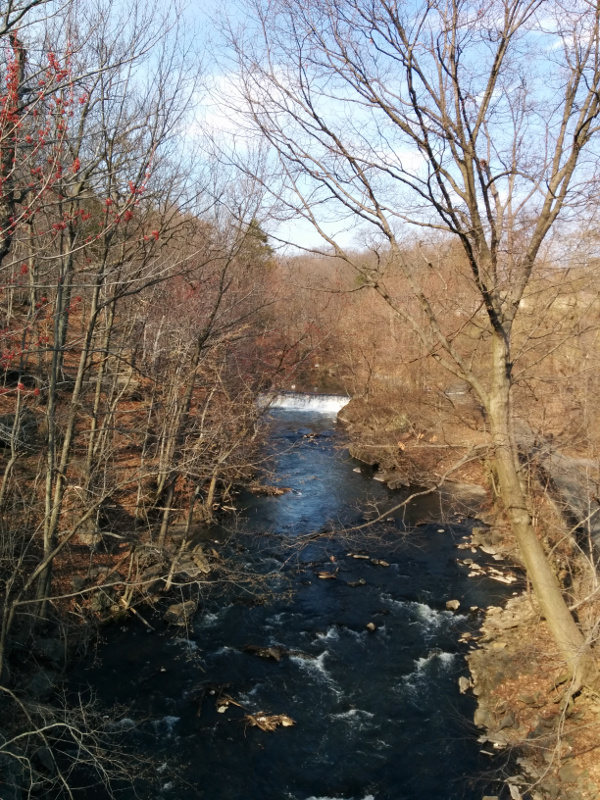
#> input picture Chapter6/img/tree.jpg, 600 x 800 px
$ jupyter execute image_quant.ipynb   (older library calls are emulated)
#> lines starting #> are read from the running program, lines starting #| are printed output that depends on the picture
[cell 1]
import numpy as np
import matplotlib.pyplot as plt
from sklearn.cluster import KMeans
from sklearn.utils import shuffle
import mahotas as mh

[cell 2]
original_img = np.array(mh.imread('img/tree.jpg'), dtype=np.float64) / 255
width, height, depth = original_img.shape
#> width = 800; height = 600; depth = 3
image_flattened = np.reshape(original_img, (width * height, depth))

[cell 3]
image_array_sample = shuffle(image_flattened, random_state=0)[:1000]
#> image_array_sample = 1000 rows, first 8: [0.502, 0.412, 0.286], [0.725, 0.769, 0.839], [0.0431, 0.0941, 0.118], [0.741, 0.725, 0.682], [0.412, 0.294, 0.145], [0.302, 0.243, 0.153], [0.702, 0.557, 0.443], [0.345, 0.271, 0.216]
estimator = KMeans(n_clusters=64, random_state=0)
estimator.fit(image_array_sample)

[cell 4]
cluster_assignments = estimator.predict(image_flattened)

[cell 5]
compressed_palette = estimator.cluster_centers_
compressed_img = np.zeros((width, height, compressed_palette.shape[1]))
label_idx = 0
for i in range(width):
    for j in range(height):
        compressed_img[i][j] = compressed_palette[cluster_assignments[label_idx]]
        label_idx += 1
#> after the loop, label_idx = 480000

[cell 6]
plt.subplot(121)
plt.title('Original Image')
plt.imshow(original_img)
plt.axis('off')
plt.subplot(122)
plt.title('Compressed Image')
plt.imshow(compressed_img)
plt.axis('off')
plt.show()
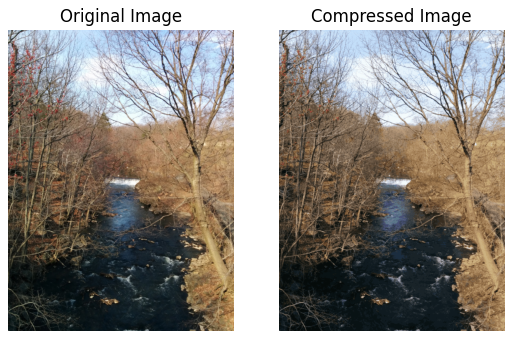
#> figure drawn by matplotlib, 2 panels


$ run again, with Chapter6/img/me.jpg copied over Chapter6/img/tree.jpg
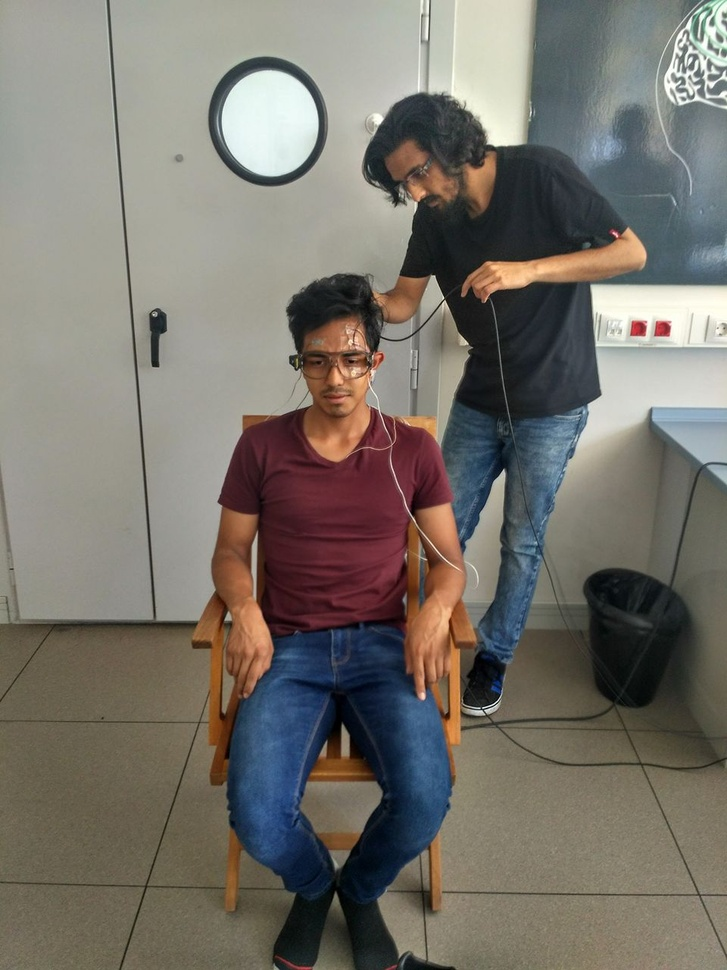
#> input picture Chapter6/img/me.jpg, 727 x 970 px, shrunk from 960 x 1280 before the run
#> image_array_sample = 1000 rows, first 8: [0.0627, 0.0824, 0.0667], [0.557, 0.627, 0.675], [0.243, 0.102, 0.0471], [0.42, 0.388, 0.314], [0.404, 0.376, 0.306], [0.0588, 0.0745, 0.0784], [0.396, 0.369, 0.298], [0.231, 0.224, 0.173]
#> after the loop `for i in range(width):`: label_idx = 705190
#> `plt.show()`:
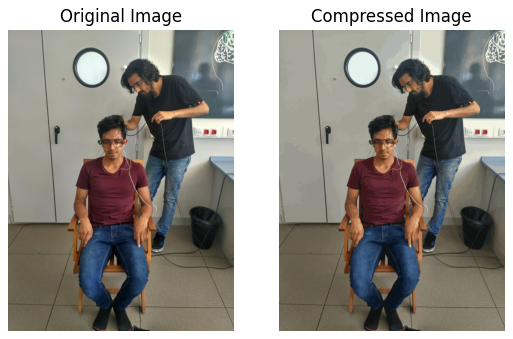
#> figure drawn by matplotlib, 2 panels
